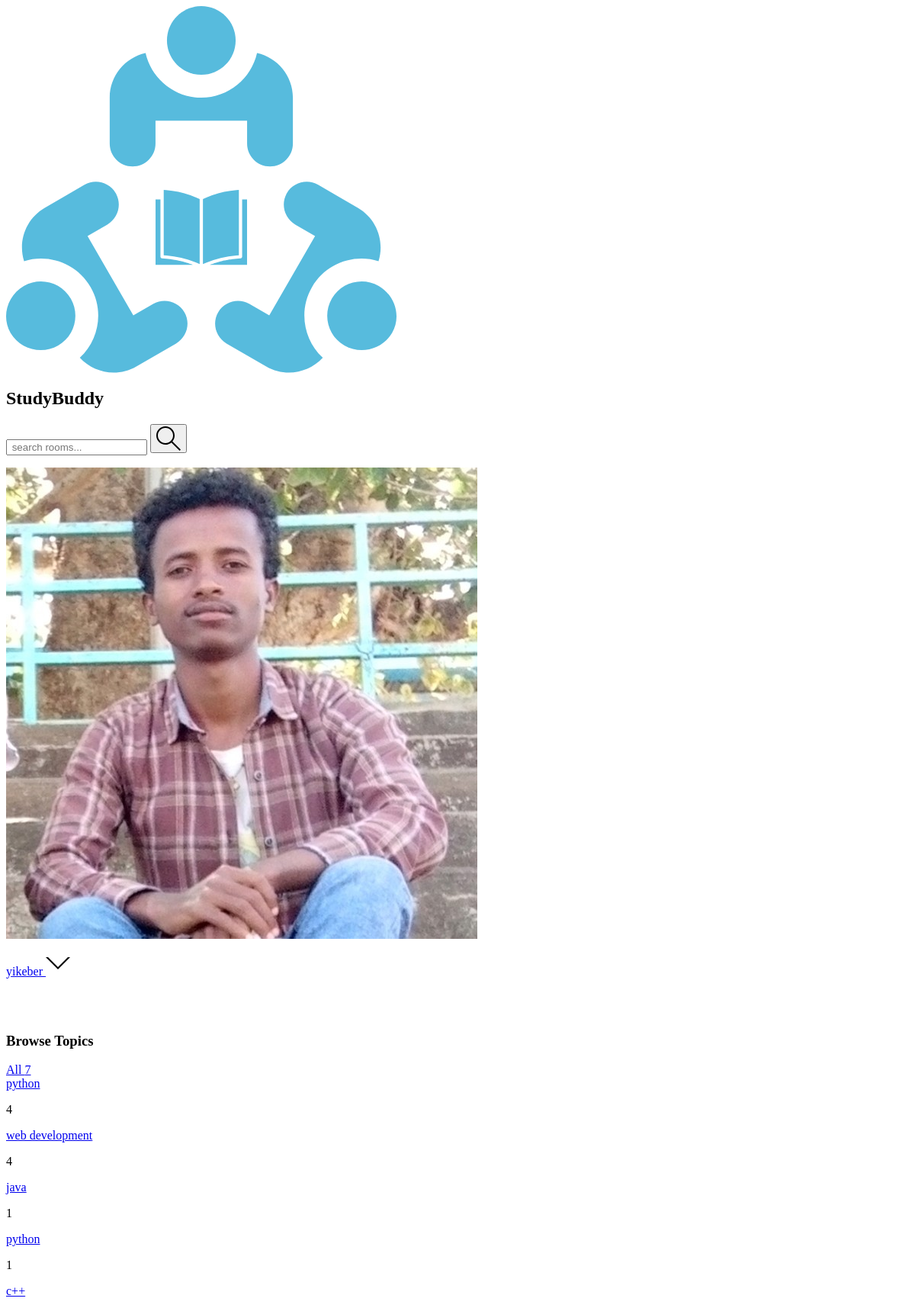
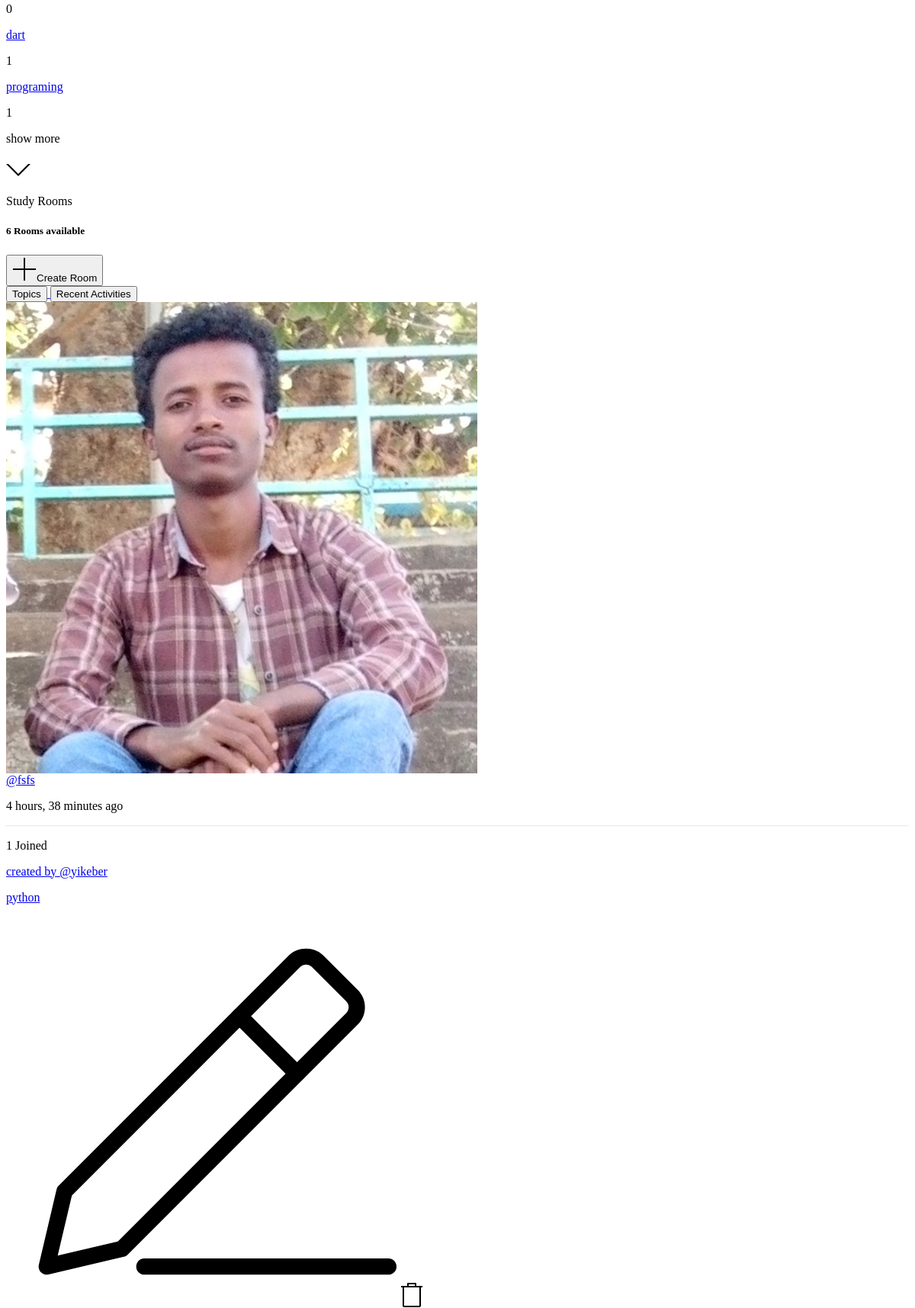
/ (signed in, upper part), run on the app's committed database (2 pictures, top to bottom).
### Backend/base/models.py (models this page shows, shortened)
class User(AbstractUser):
    name  = models.CharField(max_length=200,null=True)
    username = models.CharField(max_length=200)
    password = models.CharField(max_length=100)
    email = models.EmailField(max_length=200,unique=True)
    bio = models.TextField(max_length=500,null=True,blank=True)
    avatar = models.ImageField(null=True,default='images/avatar.svg',upload_to='images/profile_images')
    last_activity = models.DateTimeField(null=True, blank=True)
    is_online = models.BooleanField(default=False)
    USERNAME_FIELD = 'email'
    REQUIRED_FIELDS =['username','password']

class Topic(models.Model):
    name = models.CharField(max_length=200)

class Room(models.Model):
    host = models.ForeignKey(User,on_delete=models.SET_NULL,null=True)
    topic = models.ForeignKey(Topic,on_delete=models.SET_NULL,null=True)
    roomImage = models.ImageField(null=True ,default='images/room_images/default_room_image.png',upload_to='images/room_images')
    name = models.CharField(max_length=200)
    description = models.TextField(null=True,blank=True)
    participants = models.ManyToManyField(User,related_name='participants',blank=True)
    updated = models.DateTimeField(auto_now=True)
    created = models.DateField(auto_now_add=True)
    is_deleted = models.BooleanField(default=False)
    class Meta:
        ordering = ['-updated','-created']
    def __str__(self):
        return self.name

### Backend/base/views.py (the view)
# urls.py: path('',views.home,name='home'),
@login_required(login_url='login')
def home(request):
    q = request.GET.get('q')
    context = mainView(request,q)
    return render(request,'base/home.html',context)

### Backend/base/common.py (called while the page is built)
def mainView(request,q):
        q = q if q != None else ''
        print(q)
        rooms = Room.objects.filter(Q(
                Q(topic__name__icontains = q)|
                Q(description__icontains = q)|
                Q(name__icontains = q)
                  )&Q(is_deleted = False)
                )
        topic = Topic.objects.all()
        room_count = rooms.count()
        room_messages = Message.objects.filter(Q(room__topic__name__icontains=q)&
                                               Q(is_deleted = False)&
                                               Q(room__is_deleted = False)
                                               )
        context ={'rooms':rooms,
                'room_count':room_count,
                'topics':topic,
                'room_messages':room_messages,
                'visible_words':5,
                }
        return context

### Backend/base/models.py (called while the page is built)
    def __str__(self):
        return self.body

### Frontend/templates/base/home.html (shortened to what this page needs)
{% extends "main.html" %} {% block content %}
{%load static %}
<div class="grid grid-flow-row grid-cols-4 gap-2 ">
  <div class="sm:col-span-1 sm:block hidden max-h-screen overflow-y-auto scrolbar-thin">
    <div class="col-span-1">
      {% include 'base/topics_component.html' %}
    </div>
  </div>
  <div class="col-span-4 sm:col-span-2 text-gray-500 max-h-screen overflow-y-auto scrolbar-thin px-0 mx-0 ">
    {%block home-content%}
    <div>
      <div class="flex flex-row items-center justify-between  mx-1">
        <div>
          <p class="text-teal-500 text-lg font-semibold">Study Rooms </p>
          <h5 class="text-sm text-gray-300 ">{{room_count}} Rooms available</h5>
        </div>
        <a href="{% url 'create-room' %}" class="mr-2">
          <button class=" bg-yellow-200 rounded py-1 px-2"><img src="{%static 'assets/icons/add.svg'%}"
              class="w-4 h-4 inline mx-1 " alt="create_room">Create Room</button>
        </a>
      </div>
      <div class="flex flex-row justify-between mx-2 sm:hidden">
        <a href="{% url 'topics' %}" class="mr-2">
          <button class=" bg-teal-700 rounded py-1 px-2 ">Topics</button>
        </a>
        <a href="{% url 'activities' %}" class="mr-2">
          <button class=" bg-blue-700 rounded py-1 ">Recent Activities</button>
        </a>
      </div>
    </div>
    {% include 'base/feed_component.html' %}
    {% endblock home-content%}
  </div>
  {% endblock content %}

### Frontend/templates/navbar.html (shortened to what this page needs)
{% load static %}
<nav class="grid grid-cols-3 justify-start w-screen mx-0 sm:justify-between items-center bg-gray-900  left-0 py-2">
  <div class=" col-span-2 flex justify-start sm:ml-2 sm:items-center">
    <div class="flex flex-row sm:items-center justify-start mr-2">
      <a href="/" class="mt-1 px-2">
        <img src="{% static '/images/logo.svg' %}" alt="profile_img" class=" w-8 h-8 sm:w-8 sm:h-8 rounded" />
      </a>
      <h2 class="text-white hidden sm:block sm:text-4xl sm:ml-1 sm:pl-1 sm:mt-1 text-sm">StudyBuddy</h2>
    </div>
    {% if request.user.is_authenticated %}
    <div class=" flex flex-row sm:ml-4 pb-0 ml-2 ">
      <form action="{% url 'home' %}" method="GET" class=" flex flex-row rounded sm:px-2 mb-0 pb-0 ">
        <input
          class="focus:outline-none focus:border-yellow-500 text-sm sm:px-2 py-2  bg-gray-500 sm:w-64 rounded bg-opacity-50 border border-green-500"
          type="text" name='q' placeholder=" search rooms...">
        <button type="submit">
        </button>
      </form>
    </div>
    {%endif%}
  </div>
  <div class=" col-span-1 sm:mr-2 text-white sm:mr-16 sm:pr-16">
    <div class=" flex flex-row items-center  sm:ml-4 sm:sm:px-4 pb-0 pt-2 justify-end ">
      {% if request.user.is_authenticated %}
      <div class="relative  mr-2">
        <img src="{{request.user.avatar.url}}" alt="" class="w-8 h-8 rounded-full mx-2">
      </div>
      {%endif%}
      <div class="text-sm text-gray-500  h-8">
        <p class="flex flex-row sm:ml-2 items-center">
          <a href="{%url 'user-profile' request.user.id%}">
            <span>{{request.user.username}}</span>
          </a>
          <svg class="w-4 h-4 sm:ml-8 mt-2 fill-current" id="nav_down_icon" onclick="{showElement()}"
            xmlns="http://www.w3.org/2000/svg" width="32" height="32" viewBox="0 0 32 32">
            <title>chevron-down</title>
            <path d="M16 21l-13-13h-3l16 16 16-16h-3l-13 13z"></path>
          </svg>
        </p>
      </div>
    </div>
  </div>
  </div>

### Frontend/templates/base/topics_component.html
<div class=" bg-gray-700 overflow-y-scroll h-screen">
    <div>
        <h3 class="text-teal-500 mx-4">Browse Topics</h3>
        <a href="{%url 'home'%}" class="mx-4">All <span
                class="px-2  mx-3 bg-gray-200  rounded text-blue-400">{{topics.count}}</span></a>
        {% for topic in topics%}
        <div class="flex flex-row justify-between text-gray-200 my-5 mx-3  hover:text-yellow-500">
            <a href="{% url 'home'   %}?q={{topic.name}}">{{topic.name}} </a>
            <p class="px-2  mx-3 bg-gray-200  rounded text-blue-400 ">{{topic.room_set.all.count}}</p>
        </div>
        {% endfor %}
        <div class="flex flex-row  py-2 bg-gray-800 bg-opacity-25 w-full">
            <p>show more</p>
            <a href="{%url 'topics'%}"><svg class="w-4 h-4 sm:ml-8 mt-2 fill-current" xmlns="http://www.w3.org/2000/svg"
                    width="32" height="32" viewBox="0 0 32 32">
                    <title>chevron-down</title>
                    <path d="M16 21l-13-13h-3l16 16 16-16h-3l-13 13z"></path>
                </svg>
            </a>
        </div>
    </div>
</div>

### Frontend/templates/base/feed_component.html (shortened to what this page needs)
{% load static %}
<div>
    {% for room in rooms%}
    <div class="bg-gray-700 my-2 rounded mx-2 w-full">
        <div class="flex flex-row justify-between mb-2">
            <div class="flex flex-row justify-center mx-2 my-2">
                <div class="relative">
                    <img src="{{room.roomImage.url}}" alt="" class="w-8 h-8 rounded-full">
                </div>
                <a href="{% url 'room' room.id %}" class="ml-2 text-teal-400">@{{room.name}}</a>
            </div>
            <p class="text-sm font-light">{{room.updated|timesince}} ago</p>
        </div>
        <hr style="color:lightblue; opacity: 0.2;">
        <div class="flex flex-row justify-between mx-2 py-2 items-center">
            <div class="mx-2">
                <p>{{room.participants.count}} Joined</p>
            </div>
            <p class="mx-2 mb-4 ">
                <a href="{% url 'user-profile' room.host.id %}" class="text-teal-500">created by
                    @{{room.host.username}}</a>
            </p>
            <a href="{% url 'home' %}?q={{room.topic.name}}" class="bg-gray-600 bg-opacity-50 rounded mr-2">
                <p class="px-2 text-sm my-0">{{room.topic.name}}</p>
            </a>
        </div>
        {% if room.host == request.user %}
        <div class="flex flex-row py-2 mx-2">
            <a href="{% url 'update-room' room.id %}" class="mr-3"><img src="{% static 'assets/icons/edit.svg' %}"
                    class="w-4 h-4" alt="edit"></a>
            <a href="{% url 'delete-room' room.id %}"><img src="{% static 'assets/icons/delete.svg' %}" class="w-4 h-4"
                    alt="delete"></a>
        </div>
        {% endif %}
    </div>
    {% endfor %}
</div>

### Frontend/static/css/src/styles.css (style rules this page uses)
.overflow-y-auto { scrollbar-width: thin; scrollbar-color: transparent transparent; }

### data on the page
User: user.avatar (picture), user.username "yikeber"
Topic: name "python", room_set.all.count "4"
Topic: name "web development", room_set.all.count "4"
Topic: name "java", room_set.all.count "1"
Topic: name "python", room_set.all.count "1"
Topic: name "c++", room_set.all.count "0"
Topic: name "dart", room_set.all.count "1"
Topic: name "programing", room_set.all.count "1"
Room: roomImage (picture), name "fsfs", updated "4 hours, 38 minutes", participants.count "1", host.username "yikeber", topic.name "python"

### other printed values
{{ topics.count }} "7"
{{ room_count }} "6"
